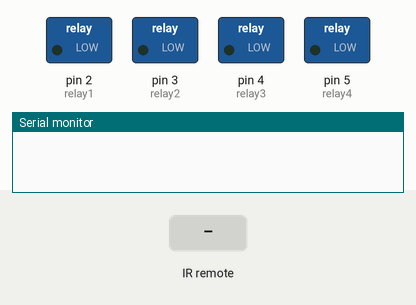
Recording of a sketch running on a simulated Arduino Uno, built with avr-gcc and run on an emulated ATmega328P. Shown: switched loads named in the sketch (green lamp = pin HIGH), the last lines printed to the serial monitor. The inputs (shaded band) are chosen by the test bench.

Above: at 1.3 s.
1.4 s: infrared code 0xFFA25D received
At 2.7 s:
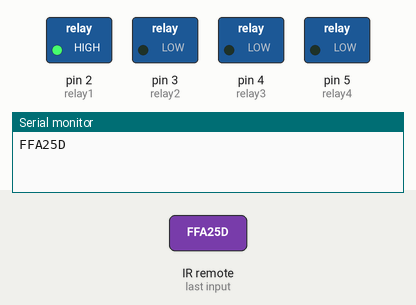
3.0 s: infrared code 0xFF629D received
At 4.0 s:
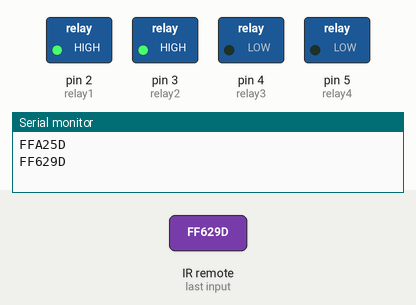
4.5 s: infrared code 0xFFE21D received
At 5.2 s:
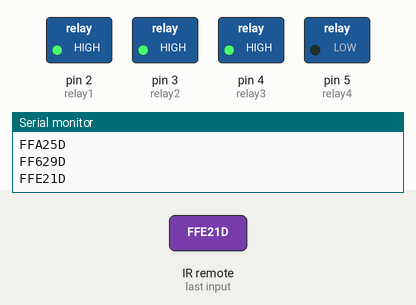
6.0 s: infrared code 0xFF22DD received
At 6.4 s:
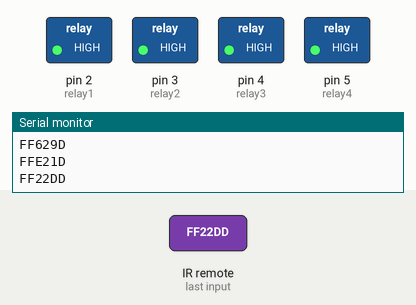
7.5 s: infrared code 0xE318261B received
At 8.7 s:
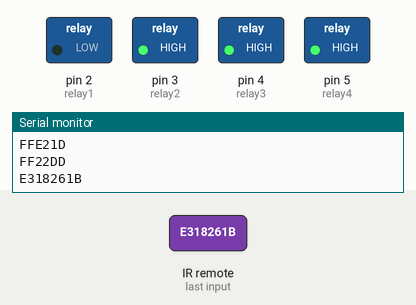
9.0 s: infrared code 0x511DBB received
At 9.9 s:
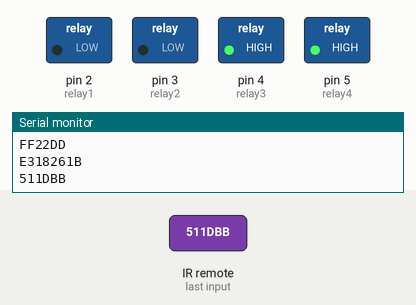
Timing chart, 0 to 11.5 s (numbered marks = the images above; inputs shaded):
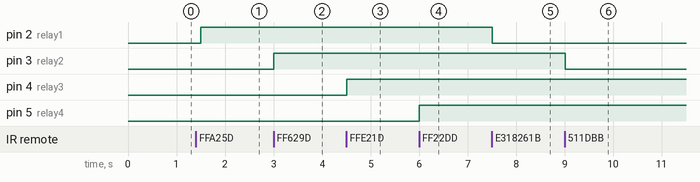

Measured:
- after the input at 1.4 s, pin 2 (relay1): LOW → HIGH after 0.10 s
- after the input at 3.0 s, pin 3 (relay2): LOW → HIGH at once
- after the input at 4.5 s, pin 4 (relay3): LOW → HIGH at once
- after the input at 6.0 s, pin 5 (relay4): LOW → HIGH at once
- after the input at 7.5 s, pin 2 (relay1): HIGH → LOW at once
- after the input at 9.0 s, pin 3 (relay2): HIGH → LOW at once

The sketch:

IrRemote.ino
```cpp
#include <IRremote.h>
//Se define un nombre a los codigos hexadecimales, no se coloca ";" al final
#define btn1 0xFFA25D
#define btn2 0xFF629D
#define btn3 0xFFE21D
#define btn4 0xFF22DD
//Codigo hexadeciemal de mismo botones pero con el codigo que activa a una distancia media
#define btn1l 0xE318261B
#define btn2l 0x511DBB
#define btn3l 0xEE886D7F

//Se definen las variables como int
int Sensor = 11;
int relay1 = 2;
int relay2 = 3;
int relay3 = 4;
int relay4 = 5;
IRrecv irrecv(Sensor);
decode_results codigo;
void setup() {
  //Se configuran los pines como salida
  pinMode(relay1, OUTPUT);
  pinMode(relay2, OUTPUT);
  pinMode(relay3, OUTPUT);
  pinMode(relay4, OUTPUT);
  Serial.begin(9600);
  irrecv.enableIRIn();

}
void loop() {
  if(irrecv.decode(&codigo)){
    Serial.println(codigo.value, HEX);
    //Se crea un ciclo para verificar si el codigo es el mismo que el boton que se presione
    if(codigo.value == btn1 || codigo.value == btn1l){
      //Con el !digitalRead se cambia el estado si esta encendido lo apaga y si esta apagado lo enciende
      digitalWrite(relay1, !digitalRead(relay1));
    }
    if(codigo.value == btn2 || codigo.value == btn2l){
      //Con el !digitalRead se cambia el estado si esta encendido lo apaga y si esta apagado lo enciende
      digitalWrite(relay2, !digitalRead(relay2));
    }
    if(codigo.value == btn3 || codigo.value == btn3l){
      //Con el !digitalRead se cambia el estado si esta encendido lo apaga y si esta apagado lo enciende
      digitalWrite(relay3, !digitalRead(relay3));
    }
    if(codigo.value == btn4){
      //Con el !digitalRead se cambia el estado si esta encendido lo apaga y si esta apagado lo enciende
      digitalWrite(relay4, !digitalRead(relay4));
    }
    irrecv.resume(); //Para que el sensor este listo para el proximo comando
  }
  delay (500);
}
/*
 * Codigos del control,
 * 1 =  FFA25D
 * 2 =  FF629D
 * 3 =  FFE21D
 * 4 =  FF22DD
 * 5 =
 * 6 =
 * 7 =
 * 8 =
*/
```
